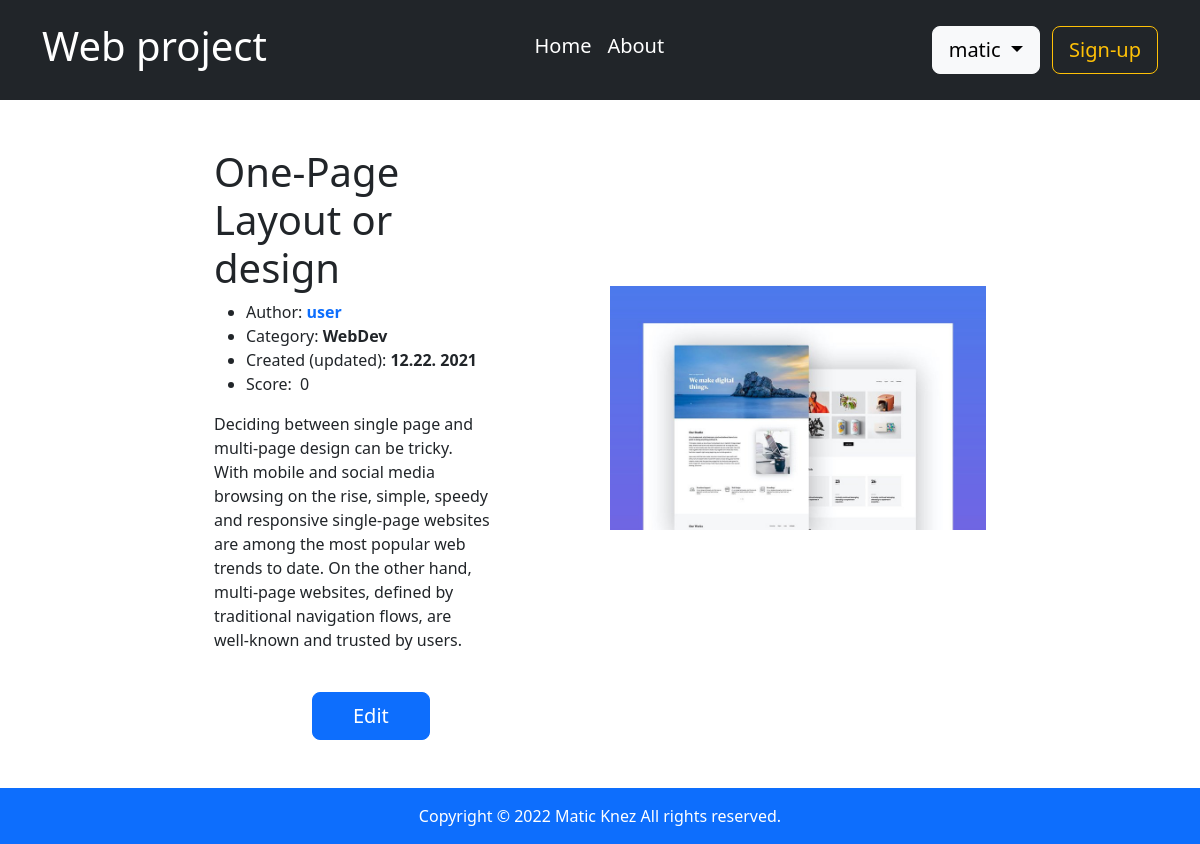
Page /index.php/project?id=1 (signed in) on the committed database.
### tables this page shows
CREATE TABLE `projects` (
  `id` int(11) NOT NULL AUTO_INCREMENT,
  `author_id` int(11) NOT NULL,
  `title` varchar(100) NOT NULL,
  `author` varchar(45) NOT NULL,
  `description` varchar(45) NOT NULL,
  `image_name` varchar(45) NOT NULL,
  `category` varchar(45) NOT NULL,
  `votes` int(11) NOT NULL,
  `date` datetime NOT NULL,
  PRIMARY KEY (`id`),
  FOREIGN KEY (`author_id`) REFERENCES `users`(`id`)
);

### model/User.php (called while the page is built, shortened)
<?php
class User {
	public static function isLoggedIn() {
		return isset($_SESSION["user"]);
	}
	public static function getName() {
		return $_SESSION["user"]["name"];
	}
}

### model/ProjectDB.php (called while the page is built, shortened)
<?php
class ProjectDB {
    public static function getAll() {
        $db = DBInit::getInstance();
        $statement = $db->prepare("SELECT id, title, author, description, image_name, category, votes, date FROM projects");
        $statement->execute();
        return $statement->fetchAll();
    }
    public static function get($id) {
        $db = DBInit::getInstance();
        $statement = $db->prepare("SELECT id, title, author, author_id, description, image_name, category, votes, date FROM projects
            WHERE id =:id");
        $statement->bindParam(":id", $id, PDO::PARAM_INT);
        $statement->execute();
        return $statement->fetch();
    }
}

### view/project-detail.php (the view, shortened to what this page needs)
<!DOCTYPE html>
<link href="https://cdn.jsdelivr.net/npm/bootstrap@5.2.0-beta1/dist/css/bootstrap.min.css" rel="stylesheet"
>
<?php
    $file_path = 'static/files/'. $project["description"];
    $myfile = fopen($file_path, "r") or die("Unable to open file!");
    $description = fread($myfile, filesize($file_path));
?>
<?php include("view/navigation/menu-links.php"); ?>
<body class="d-flex flex-column min-vh-100">
    <section class="mt-3 mb-5 mt-5">
    <div class="container-fluid h-custom">
        <div class="row d-flex justify-content-center align-items-center">
            <div class="col-10 col-sm-6 col-md-5 col-lg-3 mx-lg-5">
                <h1><?= $project["title"] ?></h1>
                <ul>
                    <li >Author: <b class="text-primary"><?= $project["author"] ?></b></li>
                    <li>Category: <b><?= $project["category"] ?></b></li>
                    <li>Created (updated): <b><?= date("m.d. Y", strtotime($project["date"])) ?></b></li>
                    <li>Score: <?php if($project["votes"] < 0): ?>
                                    <span class="h6 px-1 text-danger"><?= $project["votes"] ?></span>
                                <?php elseif($project["votes"] > 0): ?>
                                    <span class="h6 px-1 text-success"><?= $project["votes"] ?></span>
                                <?php else: ?>
                                    <span class="h6 px-1"><?= $project["votes"] ?></span>
                                <?php endif; ?>
                </ul>
                <p><?= $description ?></p>
            </div>
            <div class="col-10 col-sm-8 col-md-5 col-lg-4  mx-lg-5">
                <img src="<?= IMAGES_URL . "project2/" . $project["image_name"]?>" alt="project picture"
                class="img-fluid" alt="Sample image">
            </div>
        </div>
        <div class="row d-flex justify-content-center align-items-center">
            <div class="col-6">
                <?php if ($userId != "null" && $userId == $project["author_id"]): ?>
                    <div class="text-center text-lg-start mt-4">
                        <a href="<?= BASE_URL . "project/edit?id=" . $project["id"] ?>">
                        <button class="btn btn-primary btn-lg"
                        style="padding-left: 2.5rem; padding-right: 2.5rem;">Edit</button></a>
                    </div>
                <?php endif; ?>
            </div>
        </div>
    </div>
    </section>
</body>
<?php include("view/navigation/footer.php"); ?>

### view/navigation/menu-links.php (shortened to what this page needs)
<header class="p-3 bg-dark text-white">
    <div class="container">
        <div class="d-flex flex-wrap align-items-center justify-content-center justify-content-sm-start">
            <a href="<?= BASE_URL . "project/allProjects" ?>"
            class="text-start mb-3 mb-md-2 me-sm-auto  text-white text-decoration-none">
            <span class="fs-1">Web project</span></a>
            <ul class="nav col-12 col-sm-auto me-sm-auto mb-2 mb-sm-2 justify-content-center h5">
              <li><a href="<?= BASE_URL . "project/allProjects" ?>" class="nav-link px-2 text-white">Home</a></li>
                <li><a href="<?= BASE_URL . "about" ?>" class="nav-link px-2 text-white">About</a></li>
            </ul>
            <div class="text-end">
              <?php if (!User::isLoggedIn()): ?>
                <a href="<?= BASE_URL . "login" ?>"><button class="btn btn-outline-light me-2 btn-lg">Login</button></a>
              <?php else: ?>
                  <a class="btn btn-light me-2 dropdown-toggle btn-lg"
                    href=""
                    role="button"
                    id="dropdownMenuButton1"
                    data-bs-toggle="dropdown"
                    aria-expanded="false">
                    <?= User::getName() ?>
                    </a>
              <?php endif; ?>
              <a href="<?= BASE_URL . "register" ?>"><button class="btn btn-outline-warning btn-lg">Sign-up</button></a>
            </div>
        </div>
    </div>
</header>

### view/navigation/footer.php
<footer class="mt-auto text-center justify-content-between py-3 bg-primary">
    <div class="text-white">
      Copyright © 2022 Matic Knez All rights reserved.
    </div>
</footer>

### index.php (shortened to what this page needs)
<?php
require_once("controller/ProjectController.php");
$path = isset($_SERVER["PATH_INFO"]) ? trim($_SERVER["PATH_INFO"], "/") : "";
ProjectController::setAllVotes();
$urls = [
    "about" => function () {
        ProjectController::about();
    },
    "account-success" => function () {
        UserController::updateSuccess();
    },
    "changePassword" => function () {
        UserController::changePassword();
    },
    "changeEmail" => function () {
        UserController::changeEmail();
    },
    "changeUsername" => function () {
        UserController::changeUsername();
    },
    "changeName" => function () {
        UserController::changeName();
    },
    "register" => function () {
        if ($_SERVER["REQUEST_METHOD"] == "POST") {
            UserController::register();
        } else {
            UserController::registerForm();
        }
    },
    "login" => function () {
        if ($_SERVER["REQUEST_METHOD"] == "POST") {
            UserController::login();
        } else {
            UserController::loginForm();
        }
    },
    "logout" => function () {
        UserController::logout();
    },
    "account" => function () {
        ProjectController::accountPage();
    },
    "project" => function () {
        ProjectController::getProject();
    },
    "project/application" => function () {
        if ($_SERVER["REQUEST_METHOD"] == "POST") {
            ProjectController::projectApply();
        } else {
            ProjectController::projectApplyForm();
        }
    },
    "project/allProjects" => function () {
        ProjectController::index();
    },
    "api/project/search" => function () {
        ProjectController::searchApi();
    },
    "api/project/order" => function () {
        ProjectController::orderApi();
    },
    "api/project/vote" => function () {
        ProjectController::voteApi();
    },
    "project/myProjects" => function () {
        ProjectController::myProjects();
    },
    "project/add" => function () {
        if ($_SERVER["REQUEST_METHOD"] == "POST") {
            ProjectController::add();
        } else {
            ProjectController::addForm();
        }
    },
    "project/edit" => function () {
        if ($_SERVER["REQUEST_METHOD"] == "POST") {
            ProjectController::edit();
        } else {
            ProjectController::editForm();
        }
    },
    "project/delete" => function () {
        ProjectController::delete();
    },
    "" => function () {
        ViewHelper::redirect(BASE_URL . "project/allProjects");
    },
];
try {
    if (isset($urls[$path])) {
       $urls[$path]();
    } else {
        echo "No controller for '$path'";
    }
} catch (Exception $e) {
    echo "An error occurred: <pre>$e</pre>";
}

### controller/ProjectController.php (shortened to what this page needs)
<?php
require_once("model/ProjectDB.php");
require_once("model/User.php");
require_once("ViewHelper.php");
class ProjectController {
    public static function getProject() {
        if (isset($_GET["id"]) && !empty($_GET["id"])) {
            if(!User::isLoggedIn()) {
                $user_id = "null";
            }
            else {
                $user_id = User::getId();
            }
            ViewHelper::render("view/project-detail.php", [
                "project" => ProjectDB::get($_GET["id"]),
                "userId" => $user_id
            ]);
        }
        else {
            $vars = ["category" => "all", "loggedIn" => User::isLoggedIn()];
            ViewHelper::render("view/project-list.php", $vars);
        }
    }
    public static function setAllVotes() {
        $projects = ProjectDB::getAll();
    }
}

### ViewHelper.php (shortened to what this page needs)
<?php
class ViewHelper {
    public static function render($file, $variables = array()) {
        extract($variables);
        include($file);
        $renderedView = ob_get_clean();
        echo $renderedView;
    }
}

### rows in the picture
projects: title "One-Page Layout or design", author "user", category "WebDev", date "12.22. 2021", votes "0", description "Deciding between single page and multi-page design can be tricky. With mobile and social media browsing on the rise, simple, speedy and responsive single-page websites are among the most popular web trends to date. On the other hand, multi-page websites, defined by traditional navigation flows, are well-known and trusted by users.", image_name (picture)

### other values in the picture
User::getName() "matic"
